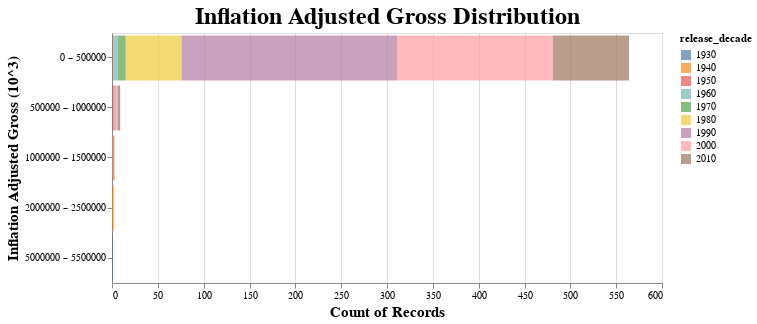

The notebook cell saved with this chart:
### Markdown cell above
Let's look at the upper bound of `inflation_adjusted_gross` variation with `release_decade`.

### Code cell
plot_histogram(complete_df, feature = 'inflation_adjusted_gross', target = 'release_decade', maxbins=20)

### Figure 1 — Vega-Lite specification as saved in the notebook (floating-point values rounded to 4 significant figures; data arrays with more than 128 entries replaced by an {"elided": "..."} marker saying what was removed)
{"config": {"view": {"continuousWidth": 400, "continuousHeight": 300}, "axis": {"labelFontSize": 10, "titleFontSize": 15}, "title": {"fontSize": 24}}, "data": {"name": "data-9f4941dae7983801e72e8f710f650e0d"}, "mark": {"type": "bar", "opacity": 0.7}, "encoding": {"color": {"field": "release_decade", "legend": {"title": "release_decade"}, "type": "nominal"}, "x": {"aggregate": "count", "stack": true, "type": "quantitative"}, "y": {"axis": {"title": "Inflation Adjusted Gross (10^3)"}, "bin": {"maxbins": 20}, "field": "feature_display", "type": "nominal"}}, "height": 250, "title": "Inflation Adjusted Gross Distribution", "width": 550, "$schema": "https://vega.github.io/schema/vega-lite/v4.17.0.json", "datasets": {"data-9f4941dae7983801e72e8f710f650e0d": {"elided": "579 records"}}}
